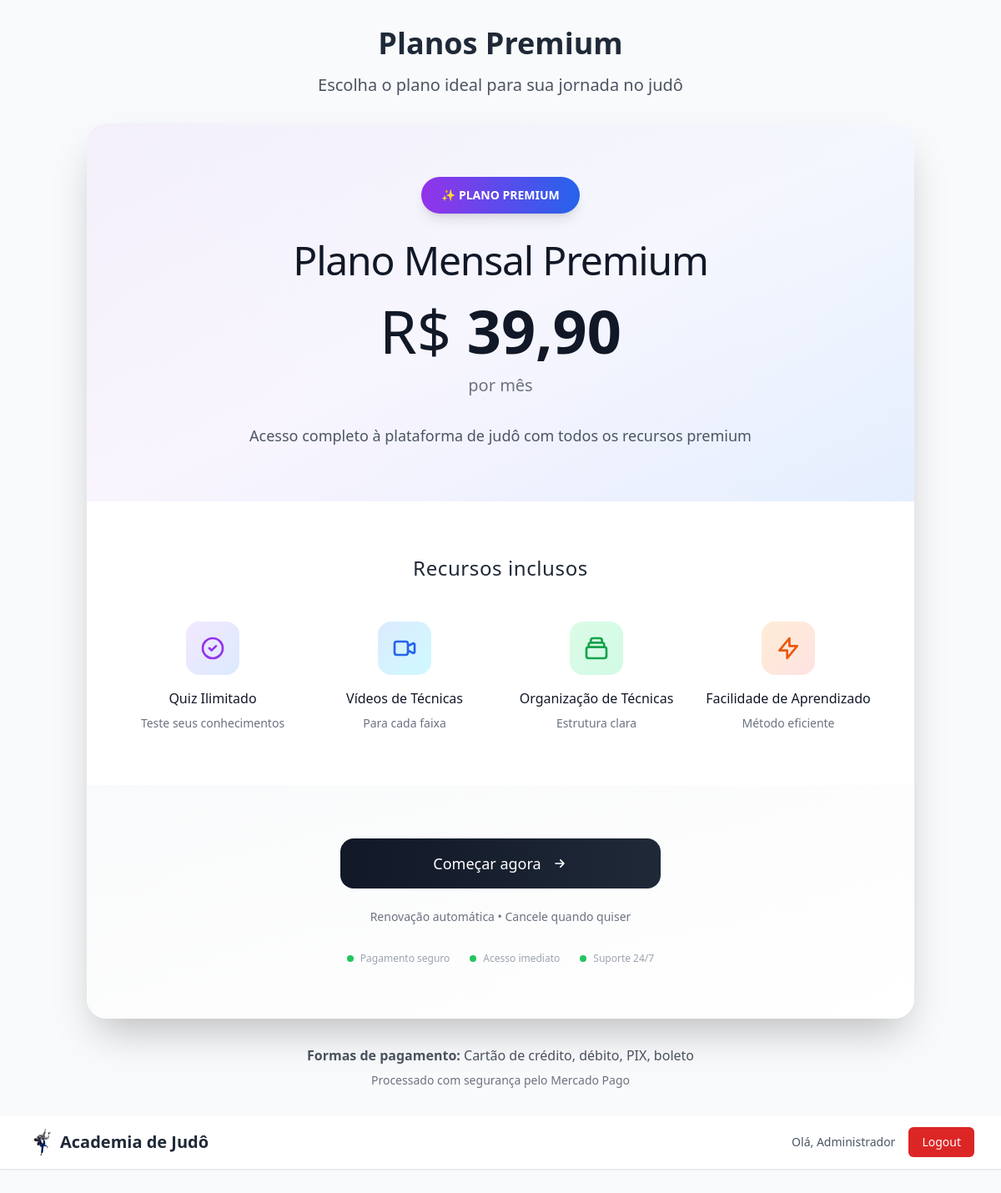
Screenshot of /payments/planos/ (signed in) with the database file from the repository.
### payments/models.py (models this page shows, shortened)
class PlanoPremium(models.Model):
    nome = models.CharField(max_length=100, verbose_name="Nome do plano")
    descricao = models.TextField(verbose_name="Descrição")
    preco = models.DecimalField(max_digits=10, decimal_places=2, verbose_name="Preço")
    duracao_dias = models.PositiveIntegerField(verbose_name="Duração em dias")
    ativo = models.BooleanField(default=True, verbose_name="Plano ativo")
    acesso_ilimitado_quiz = models.BooleanField(default=True, verbose_name="Acesso ilimitado ao quiz")
    relatorios_detalhados = models.BooleanField(default=True, verbose_name="Relatórios detalhados")
    suporte_prioritario = models.BooleanField(default=False, verbose_name="Suporte prioritário")
    imagem_1 = models.ImageField(upload_to='planos/imagens/', null=True, blank=True, verbose_name="Imagem 1 - Quiz e Aprendizado")
    imagem_2 = models.ImageField(upload_to='planos/imagens/', null=True, blank=True, verbose_name="Imagem 2 - Vídeos de Técnicas")
    imagem_3 = models.ImageField(upload_to='planos/imagens/', null=True, blank=True, verbose_name="Imagem 3 - Organização e Estrutura")
    data_criacao = models.DateTimeField(auto_now_add=True)
    class Meta:
        verbose_name = "Plano Premium"
        verbose_name_plural = "Planos Premium"

### payments/views.py (the view, shortened to what this page needs)
# urls.py: path('planos/', views.listar_planos, name='planos'),
@login_required
def listar_planos(request):
    plano_mensal = PlanoPremium.objects.filter(ativo=True, preco=39.90).first()
    assinatura_ativa = Assinatura.objects.filter(
        usuario=request.user,
        status='ativa',
        data_vencimento__gt=timezone.now()
    ).first()
    return render(request, 'payments/planos.html', {
        'plano': plano_mensal,  # Enviar apenas um plano
        'assinatura_ativa': assinatura_ativa
    })

### payments/security.py (called while the page is built)
    def __call__(self, request):
        response = self.get_response(request)
        response['X-Content-Type-Options'] = 'nosniff'
        response['X-Frame-Options'] = 'DENY'
        response['X-XSS-Protection'] = '1; mode=block'
        response['Strict-Transport-Security'] = 'max-age=31536000; includeSubDomains'
        response['Referrer-Policy'] = 'strict-origin-when-cross-origin'
        return response

### payments/templates/payments/planos.html (shortened to what this page needs)
{% load static %}
<!DOCTYPE html>
<html lang="pt-br">
<head>
    <script src="https://cdn.tailwindcss.com"></script>
</head>
<body class="bg-gray-50 font-sans">
<div class="container mx-auto px-4 py-8">
    <div class="text-center mb-8">
        {% if assinatura_ativa %}
            <div class="bg-green-100 border border-green-400 text-green-700 px-4 py-3 rounded mb-6">
                <h2 class="text-2xl font-bold mb-2">🎉 Você já tem acesso premium!</h2>
                <p class="text-lg">Sua assinatura está ativa até: <strong>{{ assinatura_ativa.data_vencimento|date:"d/m/Y" }}</strong></p>
                <div class="space-x-4">
                    <a href="{% url 'index' %}" class="inline-block bg-green-600 hover:bg-green-700 text-white font-bold py-2 px-6 rounded-lg transition duration-200">
                        Acessar Conteúdo Premium
                    </a>
                    <a href="{% url 'payments:assinaturas' %}" class="inline-block bg-blue-600 hover:bg-blue-700 text-white font-bold py-2 px-6 rounded-lg transition duration-200">
                        Gerenciar Assinatura
                    </a>
                </div>
            </div>
        {% else %}
            <h1 class="text-4xl font-bold text-gray-800 mb-4">Planos Premium</h1>
            <p class="text-xl text-gray-600">Escolha o plano ideal para sua jornada no judô</p>
        {% endif %}
    </div>
    {% if not assinatura_ativa %}
    <div class="flex justify-center">
        {% if plano %}
        <div class="bg-white rounded-3xl shadow-2xl border-0 p-0 max-w-5xl w-full relative plano-container overflow-hidden">
            <div class="bg-gradient-to-br from-slate-50 via-white to-blue-50 px-12 py-16 text-center relative">
                <div class="absolute inset-0 bg-gradient-to-r from-purple-600/5 to-blue-600/5"></div>
                <div class="relative z-10">
                    <div class="inline-flex items-center px-6 py-3 rounded-full bg-gradient-to-r from-purple-600 to-blue-600 text-white text-sm font-semibold mb-8 shadow-lg">
                        ✨ PLANO PREMIUM
                    </div>
                    <h3 class="text-5xl font-light text-gray-900 mb-6 tracking-tight">{{ plano.nome }}</h3>
                    <div class="text-7xl font-thin text-gray-900 mb-4">
                        R$ <span class="font-bold">{{ plano.preco|floatformat:2 }}</span>
                    </div>
                    <p class="text-xl text-gray-500 mb-8 font-light">por mês</p>
                    <p class="text-lg text-gray-600 max-w-2xl mx-auto leading-relaxed font-light">{{ plano.descricao }}</p>
                </div>
            </div>
            <div class="px-12 py-16 bg-white">
                <div class="max-w-4xl mx-auto">
                    <h4 class="text-2xl font-light text-gray-800 mb-12 text-center tracking-wide">Recursos inclusos</h4>
                    <div class="grid grid-cols-1 md:grid-cols-2 lg:grid-cols-4 gap-6">
                        <div class="text-center group">
                            <div class="w-16 h-16 mx-auto mb-4 bg-gradient-to-br from-purple-100 to-blue-100 rounded-2xl flex items-center justify-center group-hover:scale-110 transition-transform duration-300">
                                <svg class="w-8 h-8 text-purple-600" fill="none" stroke="currentColor" viewBox="0 0 24 24">
                                    <path stroke-linecap="round" stroke-linejoin="round" stroke-width="2" d="M9 12l2 2 4-4m6 2a9 9 0 11-18 0 9 9 0 0118 0z"></path>
                                </svg>
                            </div>
                            <h5 class="font-medium text-gray-900 mb-2">Quiz Ilimitado</h5>
                            <p class="text-sm text-gray-500">Teste seus conhecimentos</p>
                        </div>
                        <div class="text-center group">
                            <div class="w-16 h-16 mx-auto mb-4 bg-gradient-to-br from-blue-100 to-cyan-100 rounded-2xl flex items-center justify-center group-hover:scale-110 transition-transform duration-300">
                                <svg class="w-8 h-8 text-blue-600" fill="none" stroke="currentColor" viewBox="0 0 24 24">
                                    <path stroke-linecap="round" stroke-linejoin="round" stroke-width="2" d="M15 10l4.553-2.276A1 1 0 0121 8.618v6.764a1 1 0 01-1.447.894L15 14M5 18h8a2 2 0 002-2V8a2 2 0 00-2-2H5a2 2 0 00-2 2v8a2 2 0 002 2z"></path>
                                </svg>
                            </div>
                            <h5 class="font-medium text-gray-900 mb-2">Vídeos de Técnicas</h5>
                            <p class="text-sm text-gray-500">Para cada faixa</p>
                        </div>
                        <div class="text-center group">
                            <div class="w-16 h-16 mx-auto mb-4 bg-gradient-to-br from-green-100 to-emerald-100 rounded-2xl flex items-center justify-center group-hover:scale-110 transition-transform duration-300">
                            </div>
                            <h5 class="font-medium text-gray-900 mb-2">Organização de Técnicas</h5>
                            <p class="text-sm text-gray-500">Estrutura clara</p>
                        </div>
                        <div class="text-center group">
                            <div class="w-16 h-16 mx-auto mb-4 bg-gradient-to-br from-orange-100 to-red-100 rounded-2xl flex items-center justify-center group-hover:scale-110 transition-transform duration-300">
                                <svg class="w-8 h-8 text-orange-600" fill="none" stroke="currentColor" viewBox="0 0 24 24">
                                    <path stroke-linecap="round" stroke-linejoin="round" stroke-width="2" d="M13 10V3L4 14h7v7l9-11h-7z"></path>
                                </svg>
                            </div>
                            <h5 class="font-medium text-gray-900 mb-2">Facilidade de Aprendizado</h5>
                            <p class="text-sm text-gray-500">Método eficiente</p>
                        </div>
                    </div>
                </div>
            </div>
            <div class="px-12 py-16 bg-gradient-to-br from-gray-50 to-white">
                <div class="text-center max-w-2xl mx-auto">
                    <a href="{% url 'payments:escolher_plano' plano.id %}"
                       class="group inline-flex items-center justify-center w-full max-w-sm bg-gradient-to-r from-gray-900 to-gray-800 hover:from-gray-800 hover:to-gray-700 text-white font-medium py-4 px-8 rounded-2xl transition-all duration-300 transform hover:scale-105 hover:shadow-2xl text-lg"
                       onclick="console.log('Clicando no plano {{ plano.id }}'); return true;">
                        <span class="mr-3">Começar agora</span>
                        <svg class="w-5 h-5 group-hover:translate-x-1 transition-transform duration-300" fill="none" stroke="currentColor" viewBox="0 0 24 24">
                            <path stroke-linecap="round" stroke-linejoin="round" stroke-width="2" d="M13 7l5 5m0 0l-5 5m5-5H6"></path>
                        </svg>
                    </a>
                    <p class="text-sm text-gray-500 mt-6 font-light">Renovação automática • Cancele quando quiser</p>
                    <div class="mt-8 flex justify-center items-center space-x-6 text-xs text-gray-400">
                        <div class="flex items-center">
                            <div class="w-2 h-2 bg-green-500 rounded-full mr-2"></div>
                            Pagamento seguro
                        </div>
                        <div class="flex items-center">
                            <div class="w-2 h-2 bg-green-500 rounded-full mr-2"></div>
                            Acesso imediato
                        </div>
                        <div class="flex items-center">
                            <div class="w-2 h-2 bg-green-500 rounded-full mr-2"></div>
                            Suporte 24/7
                        </div>
                    </div>
                </div>
            </div>
        </div>
        {% endif %}
    </div>
    <div class="text-center mt-8">
        <p class="text-gray-600">
            <strong>Formas de pagamento:</strong> Cartão de crédito, débito, PIX, boleto
        </p>
        <p class="text-sm text-gray-500 mt-2">
            Processado com segurança pelo Mercado Pago
        </p>
    </div>
    {% endif %}
</div>
<header class="bg-white shadow-sm border-b border-gray-200 mb-8">
    <div class="max-w-7xl mx-auto px-4 sm:px-6 lg:px-8">
        <div class="flex justify-between items-center h-16">
            <div class="flex items-center">
                <a href="{% url 'index' %}" class="flex items-center space-x-2">
                    <img src="{% static 'judo.png' %}" alt="Judo" class="h-8 w-8">
                    <span class="text-xl font-bold text-gray-800">Academia de Judô</span>
                </a>
            </div>
            <div class="flex items-center space-x-4">
                {% if user.is_authenticated %}
                    <span class="text-sm text-gray-600">Olá, {{ user.first_name|default:user.username }}</span>
                    <form method="post" action="{% url 'logout' %}" class="inline">
                        <button type="submit" class="bg-red-600 hover:bg-red-700 text-white px-4 py-2 rounded-md text-sm font-medium">
                            Logout
                        </button>
                    </form>
                {% else %}
                    <a href="{% url 'login' %}" class="bg-blue-600 hover:bg-blue-700 text-white px-4 py-2 rounded-md text-sm font-medium">
                        Login
                    </a>
                {% endif %}
            </div>
        </div>
    </div>
</header>
</body>
</html>

### rows the page displays
PlanoPremium: nome "Plano Mensal Premium", preco "39,90", descricao "Acesso completo à plataforma de judô com todos os recursos premium"

### other values shown
{{ user.first_name|default:user.username }} "Administrador"
